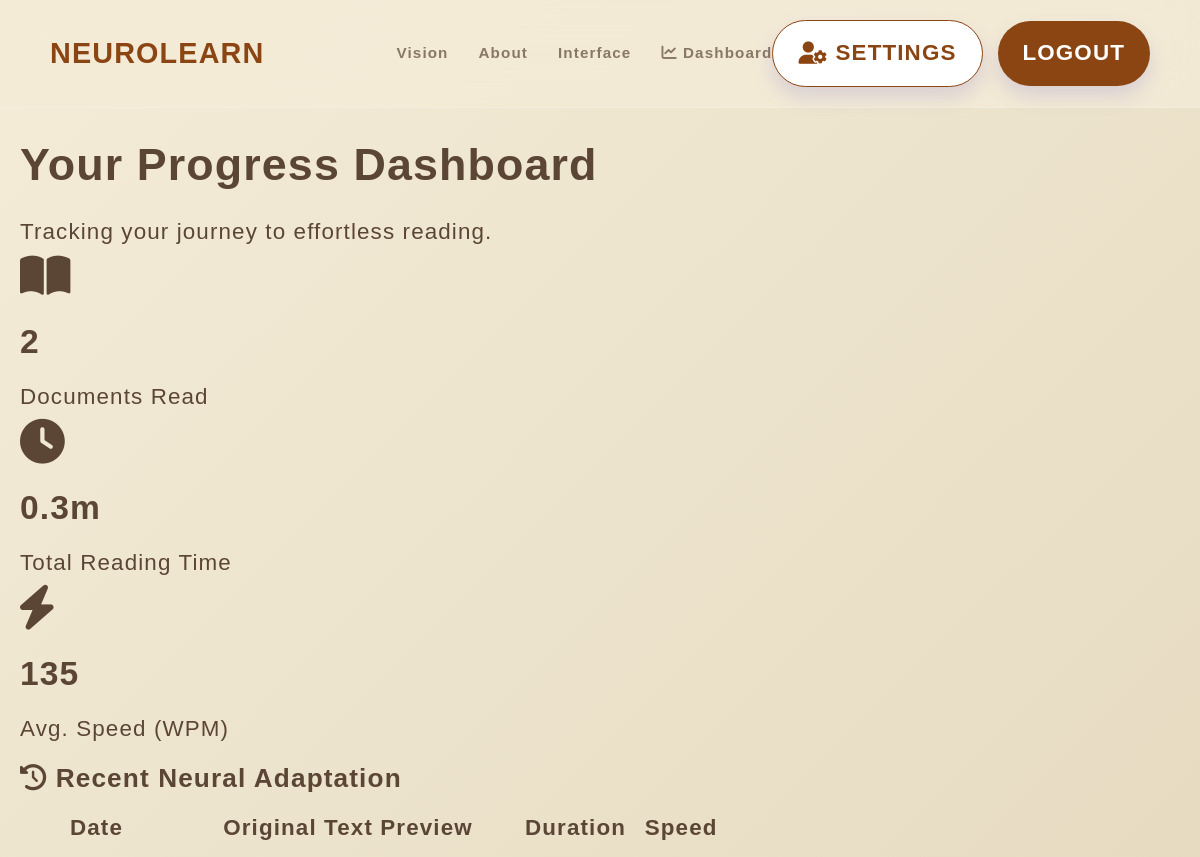
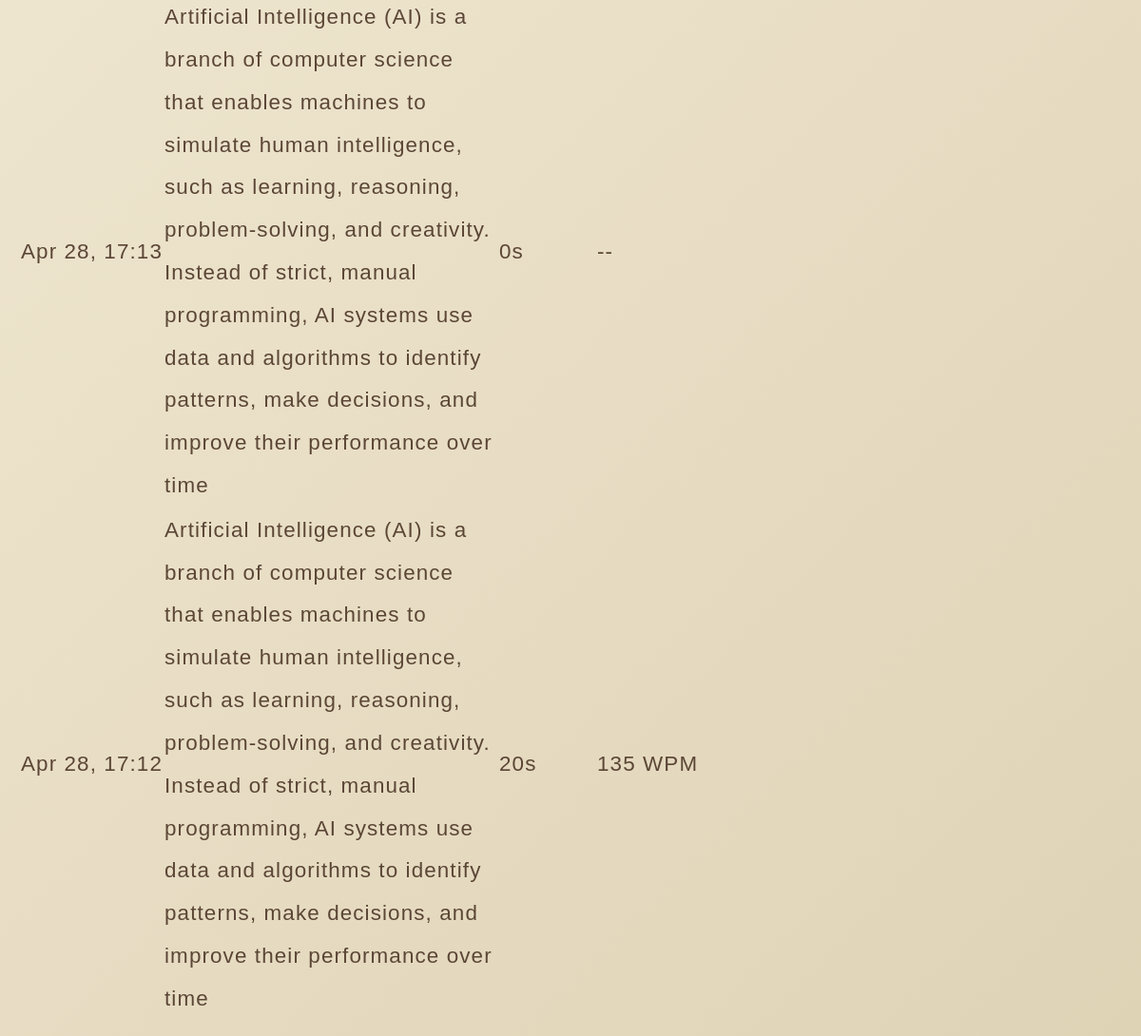
The page /dashboard (signed in) on the database its author committed (2 pictures, top to bottom).
### models.py (models this page shows)
class ReadingHistory(db.Model):
    id = db.Column(db.Integer, primary_key=True)
    user_id = db.Column(db.Integer, db.ForeignKey('user.id'), nullable=False)
    original_text = db.Column(db.Text, nullable=False)
    duration_seconds = db.Column(db.Integer, default=0)
    word_count = db.Column(db.Integer, default=0)
    date_processed = db.Column(db.DateTime, default=datetime.utcnow)

### app.py (the view)
@app.route('/dashboard')
@login_required
def dashboard():
    history = ReadingHistory.query.filter_by(user_id=current_user.id).order_by(ReadingHistory.date_processed.desc()).all()
    total_sessions = len(history)
    return render_template('dashboard.html', history=history, total_sessions=total_sessions)

### app.py (called while the page is built)
@login_manager.user_loader
def load_user(user_id):
    return User.query.get(int(user_id))

### templates/dashboard.html (shortened to what this page needs)
{% extends "base.html" %}
{% block content %}
<div class="container mt-5">
    <div class="row mb-4" data-aos="fade-down">
        <div class="col text-center">
            <h1 class="display-4 fw-bold text-primary">Your Progress Dashboard</h1>
            <p class="lead">Tracking your journey to effortless reading.</p>
        </div>
    </div>
    <div class="row mb-5 justify-content-center">
        <div class="col-md-3" data-aos="zoom-in" data-aos-delay="100">
            <div class="card shadow-sm border-0 bg-white p-4 text-center rounded-4">
                <i class="fas fa-book-open fa-2x text-primary mb-3"></i>
                <h2 class="fw-bold">{{ total_sessions }}</h2>
                <p class="text-muted mb-0 small">Documents Read</p>
            </div>
        </div>
        <div class="col-md-3" data-aos="zoom-in" data-aos-delay="200">
            <div class="card shadow-sm border-0 bg-white p-4 text-center rounded-4">
                <i class="fas fa-clock fa-2x text-success mb-3"></i>
                <h2 class="fw-bold">
                    {% set total_time = namespace(value=0) %}
                    {% for entry in history %}{% set total_time.value = total_time.value + entry.duration_seconds %}{% endfor %}
                    {{ (total_time.value / 60)|round(1) }}m
                </h2>
                <p class="text-muted mb-0 small">Total Reading Time</p>
            </div>
        </div>
        <div class="col-md-3" data-aos="zoom-in" data-aos-delay="300">
            <div class="card shadow-sm border-0 bg-white p-4 text-center rounded-4">
                <i class="fas fa-bolt fa-2x text-warning mb-3"></i>
                <h2 class="fw-bold">
                    {% set avg_wpm = namespace(value=0, count=0) %}
                    {% for entry in history %}
                        {% if entry.duration_seconds > 0 %}
                            {% set avg_wpm.value = avg_wpm.value + (entry.word_count / entry.duration_seconds * 60) %}
                            {% set avg_wpm.count = avg_wpm.count + 1 %}
                        {% endif %}
                    {% endfor %}
                    {% if avg_wpm.count > 0 %}{{ (avg_wpm.value / avg_wpm.count)|round|int }}{% else %}0{% endif %}
                </h2>
                <p class="text-muted mb-0 small">Avg. Speed (WPM)</p>
            </div>
        </div>
    </div>
    <div class="card shadow-lg border-0 rounded-4" data-aos="fade-up">
        <div class="card-body p-4">
            <h3 class="mb-4 text-primary"><i class="fas fa-history"></i> Recent Neural Adaptation</h3>
            <div class="table-responsive">
                <table class="table table-hover align-middle">
                    <thead class="table-light">
                        <tr>
                            <th>Date</th>
                            <th>Original Text Preview</th>
                            <th>Duration</th>
                            <th>Speed</th>
                        </tr>
                    </thead>
                    <tbody>
                        {% for entry in history %}
                        <tr>
                            <td>{{ entry.date_processed.strftime('%b %d, %H:%M') }}</td>
                            <td class="text-truncate" style="max-width: 350px;">{{ entry.original_text }}</td>
                            <td>{{ entry.duration_seconds }}s</td>
                            <td>
                                {% if entry.duration_seconds > 0 %}
                                    <span class="badge bg-primary rounded-pill">{{ ((entry.word_count / entry.duration_seconds) * 60)|round|int }} WPM</span>
                                {% else %}
                                    <span class="text-muted">--</span>
                                {% endif %}
                            </td>
                        </tr>
                        {% endfor %}
                    </tbody>
                </table>
            </div>
        </div>
    </div>
</div>
{% endblock %}

### templates/base.html (shortened to what this page needs)
<!DOCTYPE html>
<html lang="en">
<head>
    <link href="https://cdnjs.cloudflare.com/ajax/libs/font-awesome/6.0.0/css/all.min.css" rel="stylesheet">
</head>
<body class="{{ current_user.profile.theme if current_user.is_authenticated and current_user.profile else 'light' }} font-{{ current_user.profile.font_size if current_user.is_authenticated and current_user.profile else 'medium' }} spacing-{{ current_user.profile.line_spacing if current_user.is_authenticated and current_user.profile else 'normal' }}">
    <nav>
        <a href="{{ url_for('index') }}" class="logo">NEUROLEARN</a>
        <div class="nav-links">
            <a href="{{ url_for('index') }}">Vision</a>
            <a href="{{ url_for('about') }}">About</a>
            <a href="{{ url_for('reader') }}">Interface</a>
            {% if current_user.is_authenticated %}
                <a href="{{ url_for('dashboard') }}"><i class="fas fa-chart-line"></i> Dashboard</a>
            {% endif %}
        </div>
        <div class="nav-right">
            {% if current_user.is_authenticated %}
                <a href="{{ url_for('profile') }}" class="btn-glow" style="background: white; color: var(--primary-indigo) !important; border: 1px solid var(--primary-indigo);">
                    <i class="fas fa-user-cog"></i> SETTINGS
                </a>
                <a href="{{ url_for('logout') }}" class="btn-glow">LOGOUT</a>
            {% else %}
                <a href="{{ url_for('login') }}" class="btn-glow">LOGIN</a>
            {% endif %}
        </div>
    </nav>
    <div class="content-wrapper">
        {% block content %}{% endblock %}
    </div>
</body>
</html>

### templates/base.html (style rules this page uses)
:root { --bg-gradient: linear-gradient(135deg, #fce7f3 0%, #e0f2fe 100%); --primary-indigo: #4338ca; --text-main: #1e1b4b; --accent-pink: #fbcfe8; --accent-blue: #bae6fd; --glass: rgba(255, 255, 255, 0.4); --nav-bg: rgba(255, 255, 255, 0.3); --hl-homophone: #FFF59D; --hl-visually: #B2DFDB; --hl-misread: #F8BBD0; }
body.sepia { --bg-gradient: linear-gradient(135deg, #f4ecd8 0%, #dfd3b6 100%); --text-main: #5b4636; --primary-indigo: #8b4513; --nav-bg: rgba(244, 236, 216, 0.8); }
* { margin: 0; padding: 0; box-sizing: border-box; font-family: 'Outfit', 'OpenDyslexic', sans-serif; }
body { margin: 0; padding: 0; min-height: 100vh; color: var(--text-main); background: var(--bg-gradient); transition: all 0.4s ease; position: relative; }
nav { position: fixed; top: 0; width: 100%; z-index: 1000; padding: 20px 50px; display: grid; grid-template-columns: 1fr auto 1fr; align-items: center; background: var(--nav-bg); backdrop-filter: blur(20px); border-bottom: 1px solid rgba(255,255,255,0.1); transition: background 0.4s ease; }
.logo { font-size: 1.8rem; font-weight: 800; color: var(--primary-indigo); text-decoration: none; justify-self: start; }
.nav-links { display: flex; gap: 30px; align-items: center; justify-self: center; }
.nav-links a { text-decoration: none; color: var(--text-main); opacity: 0.7; font-weight: 600; transition: 0.3s; font-size: 0.95rem; }
.nav-right { justify-self: end; display: flex; gap: 15px; align-items: center; }
.btn-glow { padding: 10px 25px; border-radius: 50px; background: var(--primary-indigo); color: white !important; font-weight: 700; text-decoration: none; transition: 0.4s; box-shadow: 0 10px 20px rgba(67, 56, 202, 0.15); border: none; cursor: pointer; display: inline-flex; align-items: center; gap: 8px; }
.content-wrapper { margin-top: 100px; padding: 20px; }
.font-large { font-size: 1.4rem; }
.spacing-relaxed { line-height: 2.0; letter-spacing: 0.05em; }

### rows shown on the page
ReadingHistory: date_processed "Apr 28, 17:13", original_text "Artificial Intelligence (AI) is a branch of computer science that enables machines to simulate human intelligence, such as learning, reasoning, problem-solving, and creativity. Instead of strict, manual programming, AI systems use data and algorithms to identify patterns, make decisions, and improve their performance over time", duration_seconds "0"
ReadingHistory: date_processed "Apr 28, 17:12", original_text "Artificial Intelligence (AI) is a branch of computer science that enables machines to simulate human intelligence, such as learning, reasoning, problem-solving, and creativity. Instead of strict, manual programming, AI systems use data and algorithms to identify patterns, make decisions, and improve their performance over time", duration_seconds "20", ((entry.word_count/entry.duration_seconds)*60)|round|int "135"

### other values the page prints
{{ total_sessions }} "2"
{{ (total_time.value / 60)|round(1) }} "0.3"
{{ (avg_wpm.value / avg_wpm.count)|round|int }} "135"
